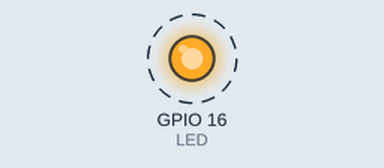
This program was run on a simulated Raspberry Pi (BCM pin numbers). On the bench: output pins drawn as LEDs (lit = HIGH). Dashed ring = blinking.

Above: at 0.2 s.
Timing chart, 0 to 3.0 s (numbered marks = the images above):
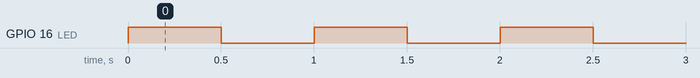

Measured:
- by itself, GPIO 16 (LED): alternates HIGH for 0.50 s and LOW for 0.50 s

The program:

led_8.py
```python
import RPi.GPIO as GPIO
import time
GPIO.setmode(GPIO.BCM)

LED = 16
GPIO.setup(LED, GPIO.OUT, initial=GPIO.LOW)

try:
    while 1:
        GPIO.output(LED, GPIO.HIGH)
        time.sleep(0.5)
        GPIO.output(LED, GPIO.LOW)
        time.sleep(0.5)

except KeyboardInterrupt:
    pass

GPIO.cleanup()
```
